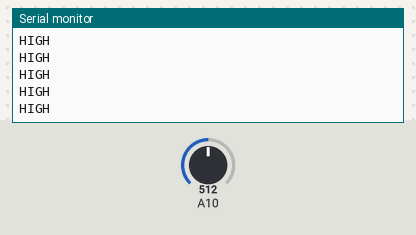
A sketch run on a simulated Arduino Mega 2560, built with avr-gcc and run on an emulated ATmega2560. On the bench: the last lines printed to the serial monitor. Inputs (shaded band) come from the test bench; at power-on: A10 = 512.

Above: at 1.2 s.
1.3 s: A10 set to 315
4.3 s: A10 set to 300
At 5.3 s:
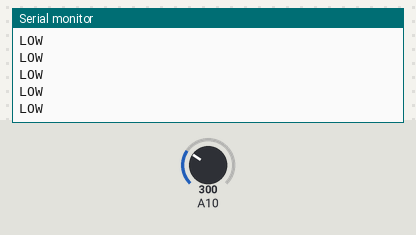
6.2 s: A10 set to 318
At 7.2 s:
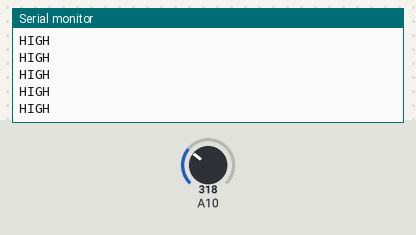

Measured:
- the behaviour switches between 308 and 307 on A10 (found by bisection; images 0 and 1)
- after the input at 4.3 s, the serial monitor: prints a new line after 0.07 s (image 1)

The sketch:

AmbientSoundSensor.ino
```cpp
/*
This is the code to make a LED blink with the music.
You have to set the threshold so it' sensible enough to make the led blink.
You connect an LED to PIN13 and the Sound Sensor to Analog Pin 0
 */


int threshold = 308; //Change This
int volume;

void setup() {
  Serial.begin(9600); // For debugging

}

void loop() {

  volume = analogRead(A10); // Reads the value from the Analog PIN A10
  /*
    //Debug mode
    Serial.println(volume);
    delay(100);
  */

  if(volume>=threshold){
    Serial.println("HIGH");
  }
  else{
    Serial.println("LOW");
  }

}
```
